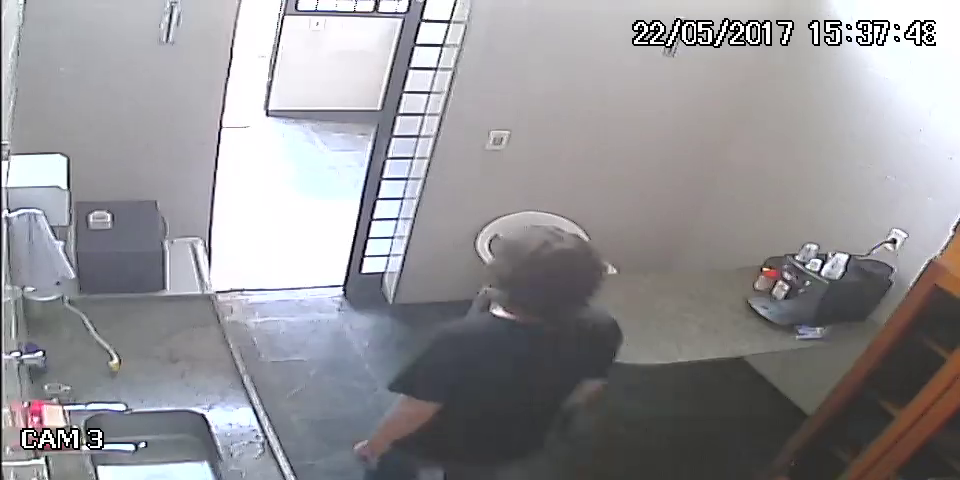
#> input picture frame 63 of opencv/video.avi, 960 x 480 px
$ python main.py   (Python 2 division)   (older library calls are emulated)
#> lines starting #> are read from the running program, lines starting #| are printed output that depends on the picture
import datetime
import cv2

show_video = True
video = "video.avi"
porcent = 10

def format_time (seconds):
    return str(datetime.timedelta(seconds=int(seconds)))

def diffImg (t0, t1, t2):
    d1 = cv2.absdiff(t2, t1)
    d2 = cv2.absdiff(t1, t0)
    return cv2.bitwise_and(d1, d2)

def moved (frame, size, porcent):
    if cv2.countNonZero(frame) > (size * porcent / 100):
        return True
    return False

if __name__ == "__main__":
    cap    = cv2.VideoCapture(video)
    fps    = cap.get(cv2.cv.CV_CAP_PROP_FPS)
    size   = cap.get(cv2.cv.CV_CAP_PROP_FRAME_WIDTH) * cap.get(cv2.cv.CV_CAP_PROP_FRAME_HEIGHT)
    count_frame = 0
    last_time = ''

    t_minus = cv2.cvtColor(cap.read()[1], cv2.COLOR_RGB2GRAY)
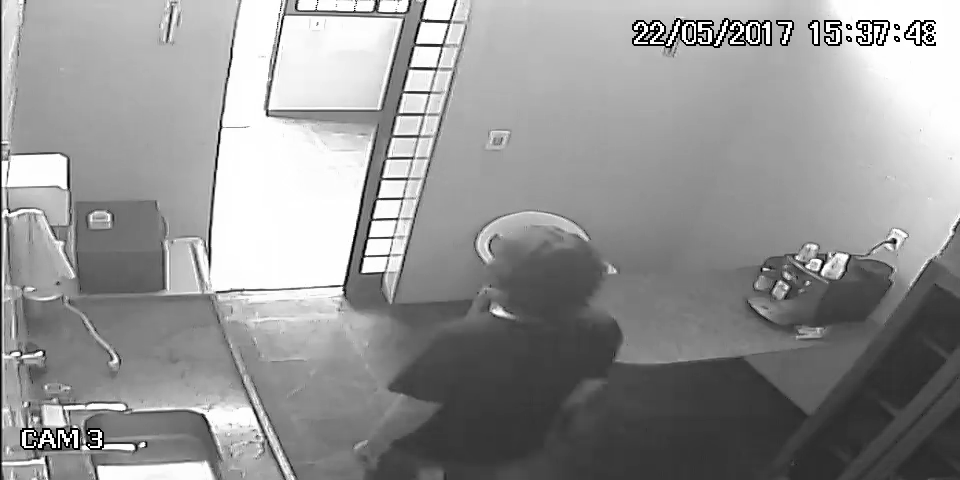
#> t_minus: shape (480, 960); min 0, max 255, mean 148.2
    t       = cv2.cvtColor(cap.read()[1], cv2.COLOR_RGB2GRAY)
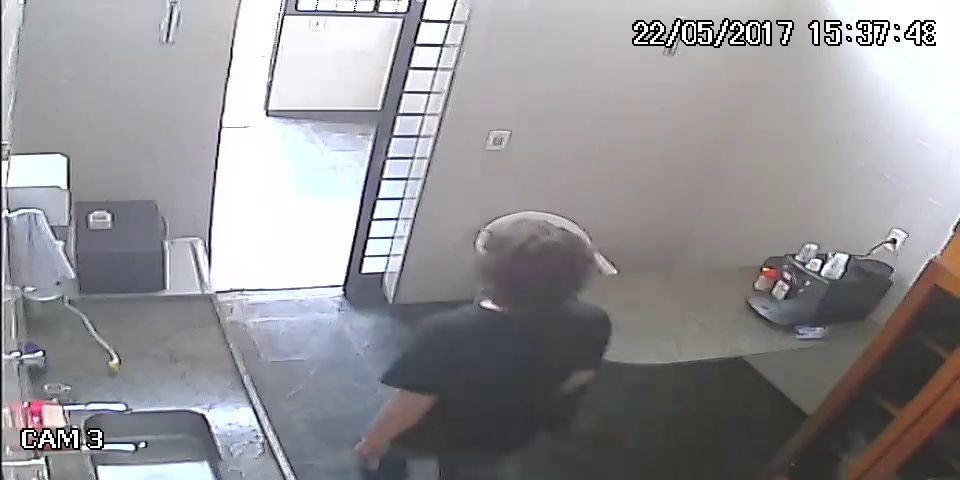
#> input picture frame 64 of opencv/video.avi, 960 x 480 px
    t_plus  = cv2.cvtColor(cap.read()[1], cv2.COLOR_RGB2GRAY)
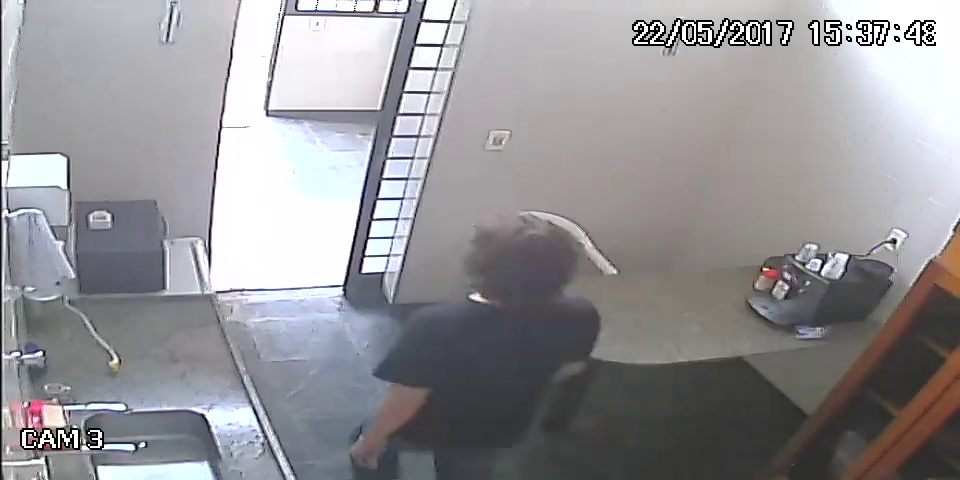
#> input picture frame 65 of opencv/video.avi, 960 x 480 px
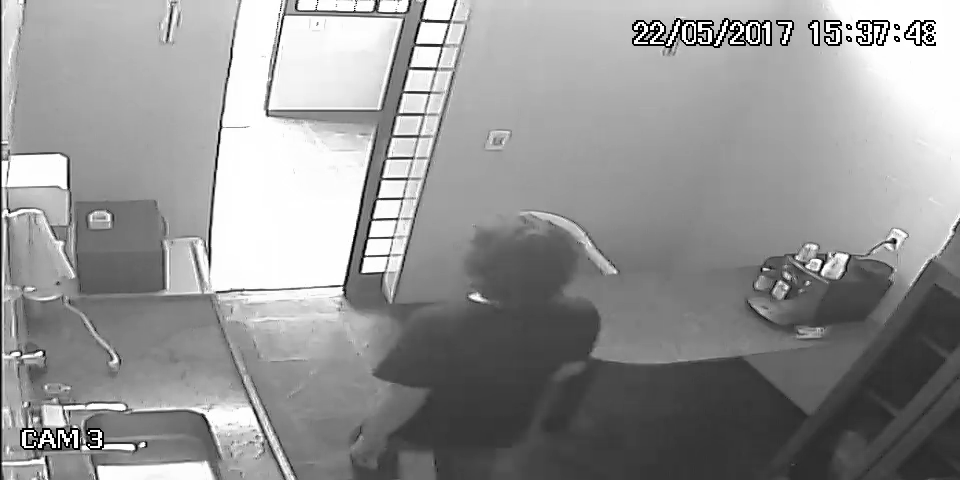
#> t_plus: shape (480, 960); min 0, max 255, mean 148.3

    while True:
        count_frame += 1
        frame = diffImg(t_minus, t, t_plus)
#> in diffImg, `d1 = cv2.absdiff(t2, t1)`:
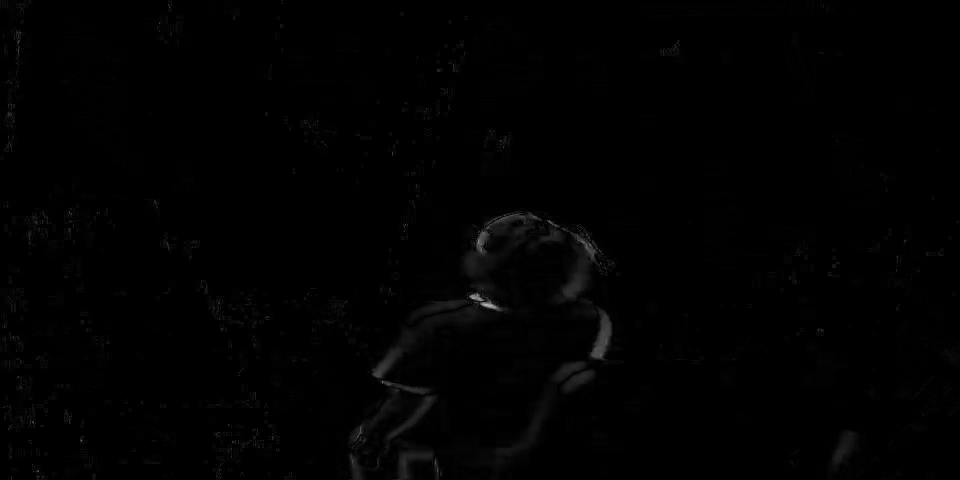
#> d1: shape (480, 960); min 0, max 181, mean 1.5
        current_time = format_time(count_frame/fps)

        if moved(frame, size, porcent) and last_time != current_time:
            last_time = current_time
            print current_time

        if show_video:
            text = "%s" % (current_time)#, width, height)
            cv2.putText(frame, text, (10, 15), cv2.FONT_HERSHEY_SIMPLEX, 0.5, 255)
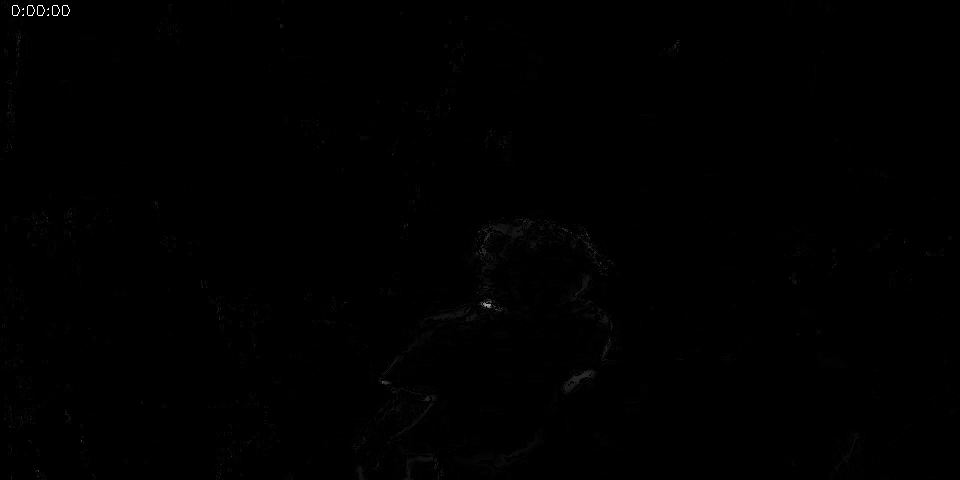
#> frame: shape (480, 960); min 0, max 255, mean 0.5
            cv2.imshow("movimento", frame)

        t_minus = t
        t       = t_plus
        t_plus  = cv2.cvtColor(cap.read()[1], cv2.COLOR_RGB2GRAY)
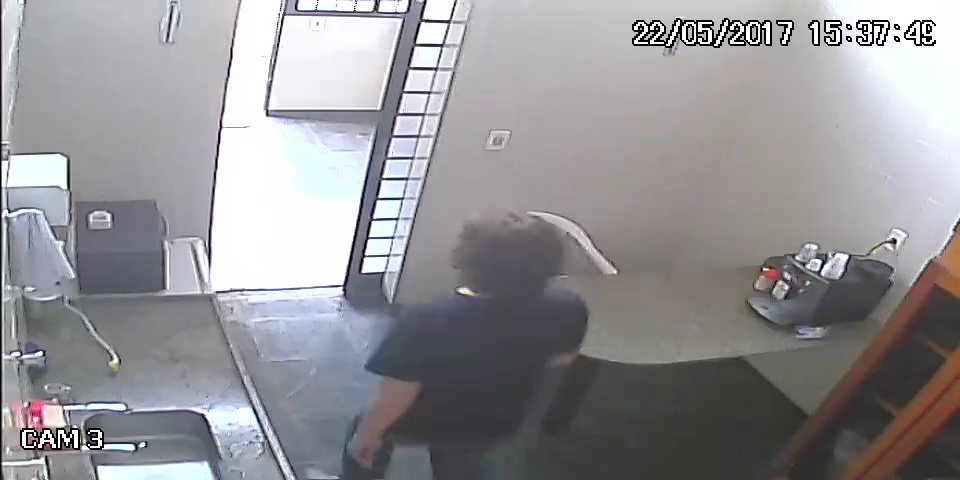
#> input picture frame 66 of opencv/video.avi, 960 x 480 px

        if cv2.waitKey(10) == 27: break
#> (key Esc is pressed here)

    cap.release()
    cv2.destroyAllWindows()

$ run again, starting later in the video
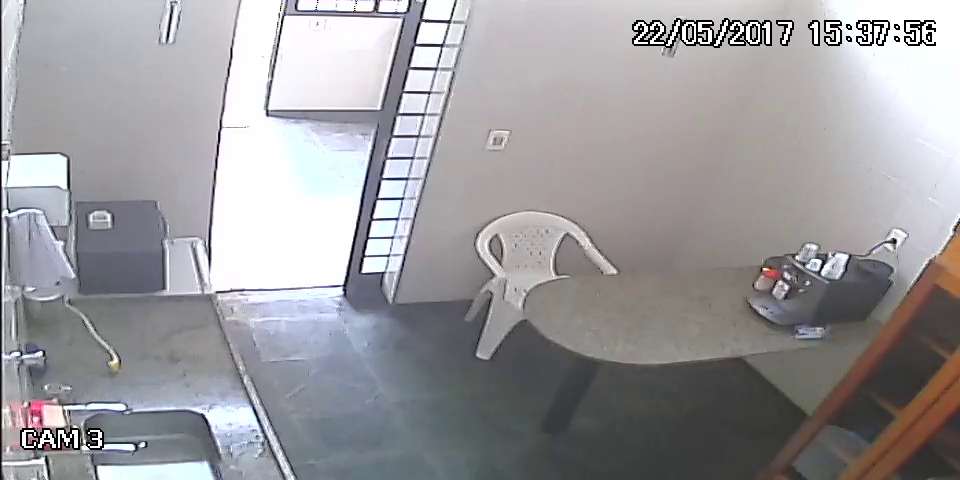
#> input picture frame 283 of opencv/video.avi, 960 x 480 px
#> `t_minus = cv2.cvtColor(cap.read()[1], cv2.COLOR_RGB2GRAY)`:
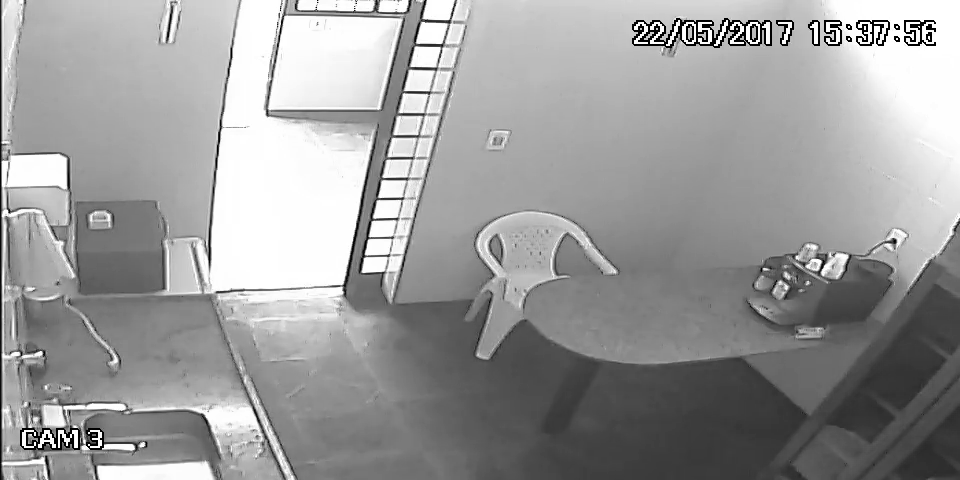
#> t_minus: shape (480, 960); min 0, max 255, mean 155.4
#> frame: shape (480, 960); min 0, max 255, mean 0.4

$ run again, starting later in the video
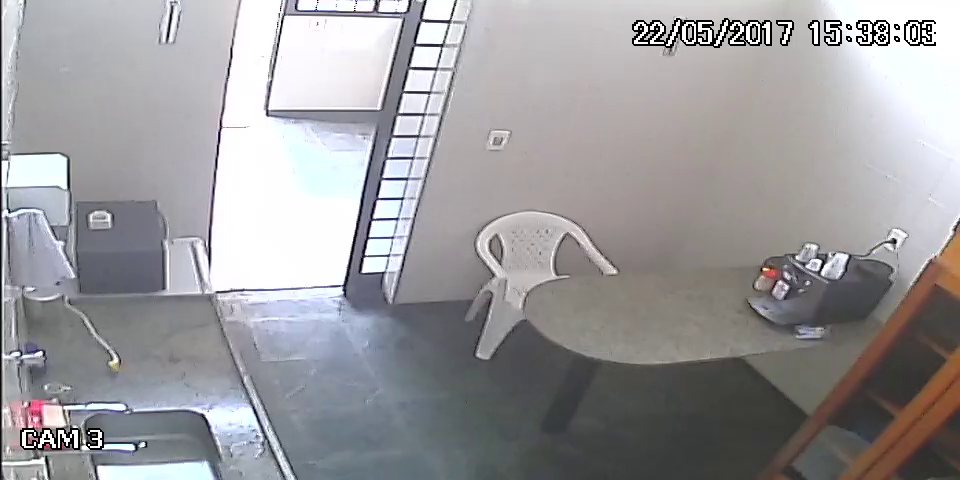
#> input picture frame 504 of opencv/video.avi, 960 x 480 px
#> `t_minus = cv2.cvtColor(cap.read()[1], cv2.COLOR_RGB2GRAY)`:
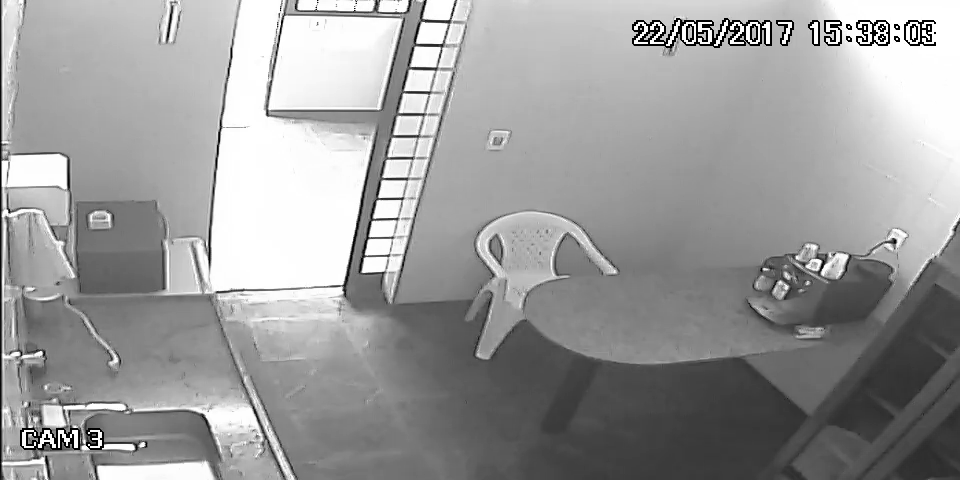
#> t_minus: shape (480, 960); min 0, max 255, mean 155.4
#> frame: shape (480, 960); min 0, max 255, mean 0.3
